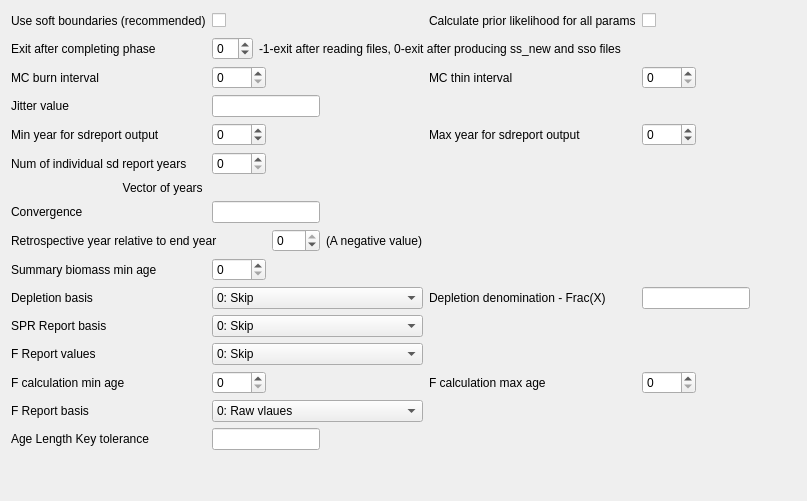
     <widget class="QWidget" name="tab_settings">
      <attribute name="title">
       <string>Settings</string>
      </attribute>
      <layout class="QVBoxLayout" name="verticalLayout_4">
       <item>
        <layout class="QGridLayout" name="gridLayout_settings">
         <item row="13" column="1" colspan="4">
          <widget class="QComboBox" name="comboBox_spr_basis">
           <item>
            <property name="text">
             <string>0: Skip</string>
            </property>
           </item>
           <item>
            <property name="text">
             <string>1: (1-SPR) / (1 - SPR_target)</string>
            </property>
           </item>
           <item>
            <property name="text">
             <string>2: (1-SPR) / (1 - SPR at MSY)</string>
            </property>
           </item>
           <item>
            <property name="text">
             <string>3: (1-SPR) / (1 - SPR at B_target)</string>
            </property>
           </item>
           <item>
            <property name="text">
             <string>4:  (1-SPR) / 1 (actual values)</string>
            </property>
           </item>
          </widget>
         </item>
         <item row="4" column="0">
          <widget class="QLabel" name="label_jitter">
           <property name="text">
            <string>Jitter value</string>
           </property>
          </widget>
         </item>
         <item row="15" column="6">
          <widget class="QSpinBox" name="spinBox_f_max_age"/>
         </item>
         <item row="12" column="0">
          <widget class="QLabel" name="label_f_dep">
           <property name="text">
            <string>Depletion basis</string>
           </property>
          </widget>
         </item>
         <item row="15" column="5">
          <widget class="QLabel" name="label_f_max_age">
           <property name="text">
            <string>F calculation max age</string>
           </property>
          </widget>
         </item>
         <item row="10" column="0">
          <widget class="QLabel" name="labe_f_bmass_min_age">
           <property name="text">
            <string>Summary biomass min age</string>
           </property>
          </widget>
         </item>
         <item row="0" column="2" colspan="3">
          <spacer name="horizontalSpacer_setings">
           <property name="orientation">
            <enum>Qt::Horizontal</enum>
           </property>
           <property name="sizeHint" stdset="0">
            <size>
             <width>40</width>
             <height>20</height>
            </size>
           </property>
          </spacer>
         </item>
         <item row="16" column="0">
          <widget class="QLabel" name="label_f_report_basis">
           <property name="text">
            <string>F Report basis</string>
           </property>
          </widget>
         </item>
         <item row="3" column="7">
          <spacer name="horizontalSpacer_MC">
           <property name="orientation">
            <enum>Qt::Horizontal</enum>
           </property>
           <property name="sizeHint" stdset="0">
            <size>
             <width>40</width>
             <height>20</height>
            </size>
           </property>
          </spacer>
         </item>
         <item row="12" column="5">
          <widget class="QLabel" name="label_f_dep_denom">
           <property name="text">
            <string>Depletion denomination - Frac(X)</string>
           </property>
          </widget>
         </item>
         <item row="12" column="1" colspan="4">
          <widget class="QComboBox" name="comboBox_f_dep">
           <item>
            <property name="text">
             <string>0: Skip</string>
            </property>
           </item>
           <item>
            <property name="text">
             <string>1: X * B0</string>
            </property>
           </item>
           <item>
            <property name="text">
             <string>2: X * B_msy</string>
            </property>
           </item>
           <item>
            <property name="text">
             <string>3: X * B_styr</string>
            </property>
           </item>
          </widget>
         </item>
         <item row="14" column="0">
          <widget class="QLabel" name="label_f_rpt_units">
           <property name="text">
            <string>F Report values</string>
           </property>
          </widget>
         </item>
         <item row="16" column="1" colspan="4">
          <widget class="QComboBox" name="comboBox_f_report_basis">
           <item>
            <property name="text">
             <string>0: Raw vlaues</string>
            </property>
           </item>
           <item>
            <property name="text">
             <string>1: F / F_spr</string>
            </property>
           </item>
           <item>
            <property name="text">
             <string>2: F / F_msy</string>
            </property>
           </item>
           <item>
            <property name="text">
             <string>3: F / F_btgt</string>
            </property>
           </item>
          </widget>
         </item>
         <item row="15" column="0">
          <widget class="QLabel" name="label_f_min_age">
           <property name="text">
            <string>F calculation min age</string>
           </property>
          </widget>
         </item>
         <item row="12" column="6" colspan="2">
          <widget class="QLineEdit" name="lineEdit_dep_denom"/>
         </item>
         <item row="3" column="0">
          <widget class="QLabel" name="label_mc_burn">
           <property name="text">
            <string>MC burn interval</string>
           </property>
          </widget>
         </item>
         <item row="0" column="1">
          <widget class="QCheckBox" name="checkBox_soft_bounds">
           <property name="text">
            <string/>
           </property>
          </widget>
         </item>
         <item row="0" column="6" colspan="3">
          <widget class="QCheckBox" name="checkBox_priors">
           <property name="sizePolicy">
            <sizepolicy hsizetype="Minimum" vsizetype="Fixed">
             <horstretch>0</horstretch>
             <verstretch>0</verstretch>
            </sizepolicy>
           </property>
           <property name="text">
            <string/>
           </property>
          </widget>
         </item>
         <item row="13" column="0">
          <widget class="QLabel" name="label_spr_basis">
           <property name="text">
            <string>SPR Report basis</string>
           </property>
          </widget>
         </item>
         <item row="15" column="1">
          <widget class="QSpinBox" name="spinBox_f_min_age"/>
         </item>
         <item row="10" column="1">
          <widget class="QSpinBox" name="spinBox_f_bmass_min_age"/>
         </item>
         <item row="9" column="2">
          <widget class="QSpinBox" name="spinBox_retrospect_yr">
           <property name="minimum">
            <number>-99</number>
           </property>
           <property name="maximum">
            <number>0</number>
           </property>
          </widget>
         </item>
         <item row="9" column="0" colspan="2">
          <widget class="QLabel" name="label_retrospect_yr">
           <property name="text">
            <string>Retrospective year relative to end year</string>
           </property>
          </widget>
         </item>
         <item row="1" column="1" colspan="7">
          <layout class="QHBoxLayout" name="horizontalLayout_last_phase">
           <item>
            <widget class="QSpinBox" name="spinBox_last_phase">
             <property name="minimum">
              <number>-1</number>
             </property>
            </widget>
           </item>
           <item>
            <widget class="QLabel" name="label_last_phase_info">
             <property name="text">
              <string>-1-exit after reading files, 0-exit after producing ss_new and sso files</string>
             </property>
            </widget>
           </item>
           <item>
            <spacer name="horizontalSpacer_last_phase">
             <property name="orientation">
              <enum>Qt::Horizontal</enum>
             </property>
             <property name="sizeHint" stdset="0">
              <size>
               <width>40</width>
               <height>20</height>
              </size>
             </property>
            </spacer>
           </item>
          </layout>
         </item>
         <item row="3" column="5">
          <widget class="QLabel" name="label_mc_thin">
           <property name="text">
            <string>MC thin interval</string>
           </property>
          </widget>
         </item>
         <item row="1" column="0">
          <widget class="QLabel" name="label_last_phase">
           <property name="text">
            <string>Exit after completing phase</string>
           </property>
          </widget>
         </item>
         <item row="14" column="1" colspan="4">
          <widget class="QComboBox" name="comboBox_f_rpt_units">
           <item>
            <property name="text">
             <string>0: Skip</string>
            </property>
           </item>
           <item>
            <property name="text">
             <string>1: Exploitation (Bio)</string>
            </property>
           </item>
           <item>
            <property name="text">
             <string>2: Exploitation (Num)</string>
            </property>
           </item>
           <item>
            <property name="text">
             <string>3: Sum (sum Fs by fleet)</string>
            </property>
           </item>
           <item>
            <property name="text">
             <string>4: True F for range of ages</string>
            </property>
           </item>
          </widget>
         </item>
         <item row="3" column="1">
          <widget class="QSpinBox" name="spinBox_mc_burn"/>
         </item>
         <item row="3" column="6">
          <widget class="QSpinBox" name="spinBox_mc_thin"/>
         </item>
         <item row="4" column="8">
          <spacer name="horizontalSpacer_convergence">
           <property name="orientation">
            <enum>Qt::Horizontal</enum>
           </property>
           <property name="sizeHint" stdset="0">
            <size>
             <width>40</width>
             <height>20</height>
            </size>
           </property>
          </spacer>
         </item>
         <item row="4" column="4">
          <spacer name="horizontalSpacer_jitter">
           <property name="orientation">
            <enum>Qt::Horizontal</enum>
           </property>
           <property name="sizeHint" stdset="0">
            <size>
             <width>40</width>
             <height>20</height>
            </size>
           </property>
          </spacer>
         </item>
         <item row="4" column="1" colspan="2">
          <widget class="QLineEdit" name="lineEdit_jitter"/>
         </item>
         <item row="9" column="3" colspan="4">
          <widget class="QLabel" name="label">
           <property name="text">
            <string>(A negative value)</string>
           </property>
          </widget>
         </item>
         <item row="6" column="0">
          <widget class="QLabel" name="label_num_std_yrs">
           <property name="text">
            <string>Num of individual sd report years</string>
           </property>
          </widget>
         </item>
         <item row="5" column="0">
          <widget class="QLabel" name="label_sdrpt_min_yr">
           <property name="text">
            <string>Min year for sdreport output</string>
           </property>
          </widget>
         </item>
         <item row="5" column="5">
          <widget class="QLabel" name="label_sdrpt_max_yr">
           <property name="text">
            <string>Max year for sdreport output</string>
           </property>
          </widget>
         </item>
         <item row="5" column="6">
          <widget class="QSpinBox" name="spinBox_sdrpt_max_yr">
           <property name="minimum">
            <number>-99</number>
           </property>
           <property name="maximum">
            <number>2500</number>
           </property>
          </widget>
         </item>
         <item row="5" column="1">
          <widget class="QSpinBox" name="spinBox_sdrpt_min_yr">
           <property name="minimum">
            <number>-99</number>
           </property>
           <property name="maximum">
            <number>2500</number>
           </property>
          </widget>
         </item>
         <item row="7" column="0">
          <widget class="QLabel" name="label_std_yrs">
           <property name="text">
            <string>Vector of years </string>
           </property>
           <property name="alignment">
            <set>Qt::AlignRight|Qt::AlignTrailing|Qt::AlignVCenter</set>
           </property>
          </widget>
         </item>
         <item row="0" column="0">
          <widget class="QLabel" name="label_soft_bounds">
           <property name="text">
            <string>Use soft boundaries (recommended)</string>
           </property>
          </widget>
         </item>
         <item row="6" column="1">
          <widget class="QSpinBox" name="spinBox_num_std_yrs"/>
         </item>
         <item row="0" column="5">
          <widget class="QLabel" name="label_priors">
           <property name="text">
            <string>Calculate prior likelihood for all params</string>
           </property>
          </widget>
         </item>
         <item row="8" column="0">
          <widget class="QLabel" name="label_convergence">
           <property name="text">
            <string>Convergence </string>
           </property>
          </widget>
         </item>
         <item row="8" column="1" colspan="2">
          <widget class="QLineEdit" name="lineEdit_convergence"/>
         </item>
         <item row="7" column="1" colspan="7">
          <layout class="QHBoxLayout" name="horizontalLayout_sdYears"/>
         </item>
         <item row="17" column="1" colspan="2">
          <widget class="QLineEdit" name="lineEdit_alktol"/>
         </item>
         <item row="17" column="0">
          <widget class="QLabel" name="label_alktol">
           <property name="text">
            <string>Age Length Key tolerance</string>
           </property>
          </widget>
         </item>
        </layout>
       </item>
       <item>
        <spacer name="verticalSpacer_settings">
         <property name="orientation">
          <enum>Qt::Vertical</enum>
         </property>
         <property name="sizeHint" stdset="0">
          <size>
           <width>20</width>
           <height>40</height>
          </size>
         </property>
        </spacer>
       </item>
      </layout>
     </widget>
